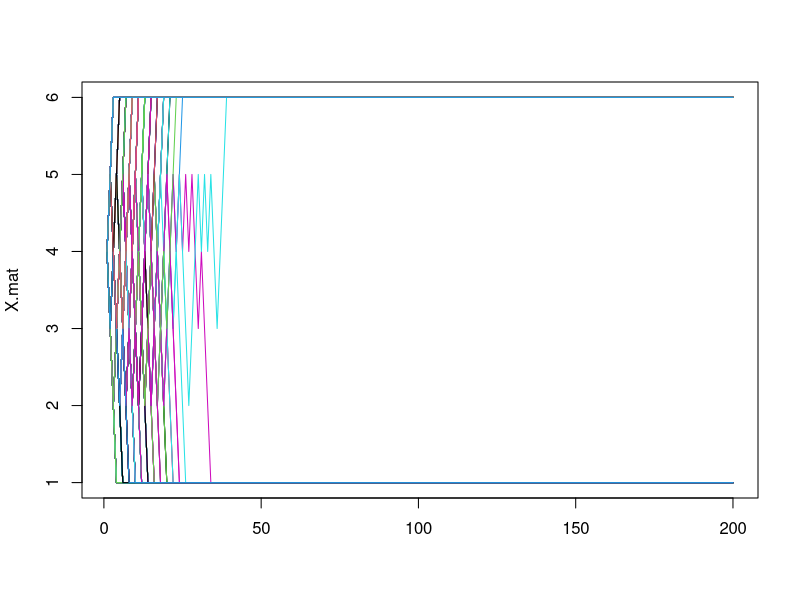

Write the R code that produced this figure.
#Markov chain simulator
# inputs 
# the matrix of transition probabilities 
# for the rbind command, you enter the matrix row by row
# P=rbind(c(7/8,1/8),
#         c(1/4,3/4)) 

P=rbind(c(1, 0, 0, 0, 0, 0),
        c(0.5, 0, 0.5, 0, 0, 0),
        c(0, 0.5, 0, 0.5, 0, 0),
        c(0, 0, 0.5, 0, 0.5, 0),
        c(0, 0, 0, 0.5, 0, 0.5),
        c(0, 0, 0, 0, 0, 1))
X1=4 # initial condition
Tf=200 # number of time steps to run the model 
reps=1000 # number of replications 
# matrix to hold the output
# all entrices are filled with the initial condition
X.mat=matrix(X1,nrow=Tf,ncol=reps)
# run the simulations
# the outer loop goes across the replications
# the inner loop runs each simulation from time 2 to Tf 
for(i in 1:reps){
  for(n in 2:Tf){
    k=dim(P)[1] # the number of states
    p=P[X.mat[n-1,i],] # the vector of probabilities for updating given the current state of the Markov chain
    X.mat[n,i]=sample.int(n=k,size=1,prob=p) # find the next state
  }
}
# plotting using the matrix plot command
# type="l" plots each column using connected line segments
# lty=1 sets all lines to the same style - solid
matplot(X.mat,type="l",lty=1)
# fraction of winners

print(sum(X.mat[Tf,]==6) / reps)